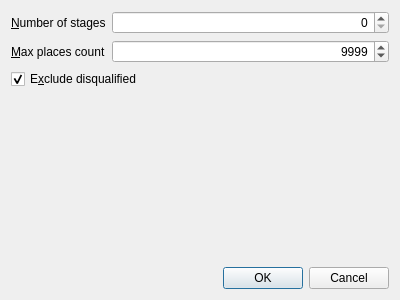
<?xml version="1.0" encoding="UTF-8"?>
<ui version="4.0">
 <class>Runs::NStagesReportOptionsDialog</class>
 <widget class="QDialog" name="Runs::NStagesReportOptionsDialog">
  <property name="geometry">
   <rect>
    <x>0</x>
    <y>0</y>
    <width>400</width>
    <height>300</height>
   </rect>
  </property>
  <property name="windowTitle">
   <string>Report Options</string>
  </property>
  <layout class="QVBoxLayout" name="verticalLayout">
   <item>
    <layout class="QFormLayout" name="formLayout">
     <item row="0" column="0">
      <widget class="QLabel" name="label">
       <property name="text">
        <string>&amp;Number of stages</string>
       </property>
       <property name="buddy">
        <cstring>edStagesCount</cstring>
       </property>
      </widget>
     </item>
     <item row="0" column="1">
      <widget class="QSpinBox" name="edStagesCount">
       <property name="alignment">
        <set>Qt::AlignRight|Qt::AlignTrailing|Qt::AlignVCenter</set>
       </property>
      </widget>
     </item>
     <item row="1" column="0">
      <widget class="QLabel" name="label_2">
       <property name="text">
        <string>&amp;Max places count</string>
       </property>
       <property name="buddy">
        <cstring>edMaxPlacesCount</cstring>
       </property>
      </widget>
     </item>
     <item row="1" column="1">
      <widget class="QSpinBox" name="edMaxPlacesCount">
       <property name="toolTip">
        <string>Maximal number of places in each class</string>
       </property>
       <property name="alignment">
        <set>Qt::AlignRight|Qt::AlignTrailing|Qt::AlignVCenter</set>
       </property>
       <property name="maximum">
        <number>99999999</number>
       </property>
       <property name="value">
        <number>9999</number>
       </property>
      </widget>
     </item>
     <item row="2" column="0" colspan="2">
      <widget class="QCheckBox" name="chkExcludeDisqualified">
       <property name="text">
        <string>E&amp;xclude disqualified</string>
       </property>
       <property name="checked">
        <bool>true</bool>
       </property>
      </widget>
     </item>
    </layout>
   </item>
   <item>
    <widget class="QDialogButtonBox" name="buttonBox">
     <property name="orientation">
      <enum>Qt::Horizontal</enum>
     </property>
     <property name="standardButtons">
      <set>QDialogButtonBox::Cancel|QDialogButtonBox::Ok</set>
     </property>
    </widget>
   </item>
  </layout>
 </widget>
 <resources/>
 <connections>
  <connection>
   <sender>buttonBox</sender>
   <signal>accepted()</signal>
   <receiver>Runs::NStagesReportOptionsDialog</receiver>
   <slot>accept()</slot>
   <hints>
    <hint type="sourcelabel">
     <x>248</x>
     <y>254</y>
    </hint>
    <hint type="destinationlabel">
     <x>157</x>
     <y>274</y>
    </hint>
   </hints>
  </connection>
  <connection>
   <sender>buttonBox</sender>
   <signal>rejected()</signal>
   <receiver>Runs::NStagesReportOptionsDialog</receiver>
   <slot>reject()</slot>
   <hints>
    <hint type="sourcelabel">
     <x>316</x>
     <y>260</y>
    </hint>
    <hint type="destinationlabel">
     <x>286</x>
     <y>274</y>
    </hint>
   </hints>
  </connection>
 </connections>
</ui>
